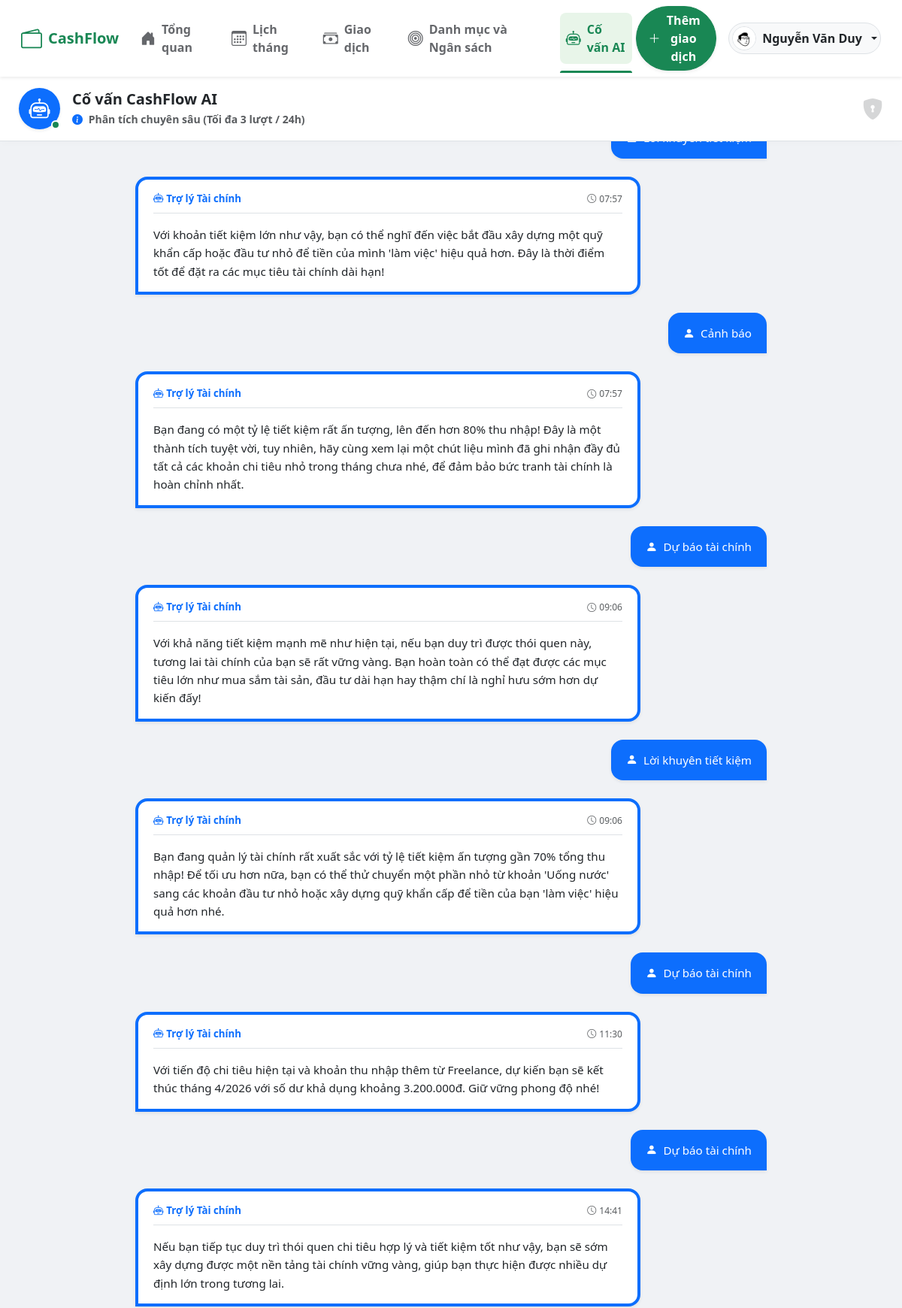
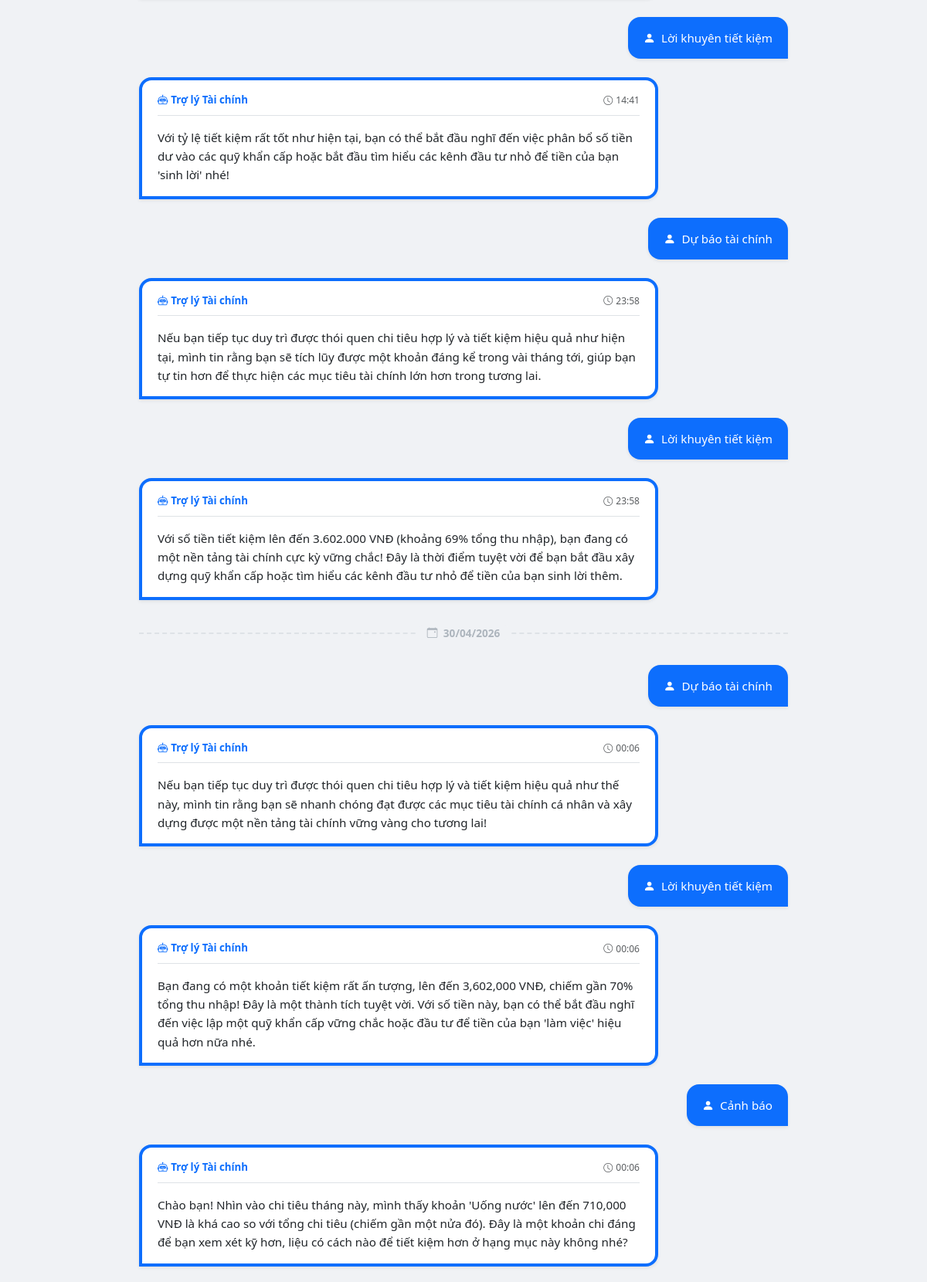
The page /source/GUI/pages/ai/advisor.php (signed in, upper part) on the database its author committed (2 pictures, top to bottom).
### tables this page shows
CREATE TABLE `users` (
  `id` int(11) NOT NULL,
  `full_name` varchar(100) NOT NULL,
  `avatar_url` varchar(255) DEFAULT NULL,
  `email` varchar(150) NOT NULL,
  `password_hash` varchar(255) NOT NULL,
  `is_first_login` tinyint(1) DEFAULT 1,
  `login_token` varchar(64) DEFAULT NULL,
  `created_at` datetime DEFAULT current_timestamp(),
  `updated_at` datetime DEFAULT current_timestamp() ON UPDATE current_timestamp(),
  `last_ai_consult_at` datetime DEFAULT NULL
);

CREATE TABLE `ai_insights` (
  `id` int(11) NOT NULL,
  `user_id` int(11) NOT NULL,
  `type` enum('warning','advice','forecast','summary') NOT NULL,
  `content` text NOT NULL,
  `is_read` tinyint(1) DEFAULT 0,
  `created_at` datetime DEFAULT current_timestamp()
);

### source/config/database.php (called while the page is built, shortened)
<?php
require_once __DIR__ . '/../vendor/autoload.php';
$dotenv = Dotenv\Dotenv::createImmutable(__DIR__ . '/../');
class Database {
    private static $instance = null;
    private $charset = 'utf8mb4';
    private function __construct() {
        $this->host = $_ENV['DB_HOST'];
        $this->db   = $_ENV['DB_NAME'];
        $this->user = $_ENV['DB_USER'];
        $this->pass = $_ENV['DB_PASS'];
        $dsn = "mysql:host=$this->host;dbname=$this->db;charset=$this->charset";
        $options = [
            PDO::ATTR_ERRMODE            => PDO::ERRMODE_EXCEPTION,
            PDO::ATTR_DEFAULT_FETCH_MODE => PDO::FETCH_ASSOC,
            PDO::ATTR_EMULATE_PREPARES   => false,
        ];
        try {
            $this->conn = new PDO($dsn, $this->user, $this->pass, $options);
        } catch (\PDOException $e) {
            throw new \PDOException($e->getMessage(), (int)$e->getCode());
        }
    }
    public static function getInstance() {
        if (self::$instance == null) {
            self::$instance = new Database();
        }
        return self::$instance->conn;
    }
}
?>

### source/BUS/UserBUS.php (called while the page is built, shortened)
<?php
class UserBUS {
    private $userDAL;
    public function __construct() {
        $this->userDAL = new UserDAL();
    }
    public function getUserById($id) {
        return $this->userDAL->getUserById($id);
    }
}
?>

### source/DAL/UserDAL.php (called while the page is built, shortened)
<?php
class UserDAL {
    private $db;
    public function __construct() {
        $this->db = Database::getInstance();
    }
    public function getUserById($id) {
        $sql = "SELECT * FROM users WHERE id = :id LIMIT 1";
        $stmt = $this->db->prepare($sql);
        $stmt->bindParam(':id', $id, PDO::PARAM_INT);
        $stmt->execute();
        return $stmt->fetch();
    }
}
?>

### source/autoload.php (called while the page is built, shortened)
<?php
spl_autoload_register(function ($class_name) {
    $directories = [
        'config/',
        'DTO/',
        'DAL/',
        'BUS/',
        'GUI/controllers/',
        'helpers/',
        'middleware/'
    ];
    foreach ($directories as $directory) {
        $file = __DIR__ . '/' . $directory . $class_name . '.php';
        if (file_exists($file)) {
            return;
        }
    }
});
?>

### source/BUS/AiAdvisorBUS.php (called while the page is built, shortened)
<?php
class AiAdvisorBUS
{
    private AiInsightDal $aiDal;
    public function __construct() {
        $this->aiDal       = new AiInsightDAL();
    }
    public function checkCooldown(int $userId): array {
        $insights = $this->aiDal->getInsightsByUser($userId, 10);
        $activeRequests = [];
        $now = time();
        foreach ($insights as $msg) {
            $msgTime = strtotime($msg['created_at']);
            $diff = abs($now - $msgTime);
            if ($diff <= self::COOLDOWN_SECONDS) {
                $activeRequests[] = $msgTime;
            }
        }
        $used = count($activeRequests);
        $max = self::MAX_DAILY_CONSULTS;
        return ['can_consult' => true, 'used' => $used, 'max' => $max, 'hours_left' => 0];
    }
    public function getUserInsights(int $userId): array {
        return $this->aiDal->getInsightsByUser($userId, 100);
    }
}
?>

### source/DAL/AiInsightDAL.php (called while the page is built, shortened)
<?php
require_once __DIR__ . '/../config/database.php';
class AiInsightDAL
{
    private PDO $db;
    public function __construct() {
        $this->db = Database::getInstance();
    }
    public function getInsightsByUser(int $user_id, int $limit = 10): array {
        $sql = "SELECT id, type, content, is_read, created_at
                FROM ai_insights
                WHERE user_id = :user_id
                ORDER BY created_at DESC
                LIMIT :limit_count";
        $stmt = $this->db->prepare($sql);
        $stmt->bindValue(':user_id',     $user_id, PDO::PARAM_INT);
        $stmt->bindValue(':limit_count', $limit,   PDO::PARAM_INT);
        $stmt->execute();
        return $stmt->fetchAll(PDO::FETCH_ASSOC);
    }
}

### source/GUI/pages/ai/advisor.php (the view, shortened to what this page needs)
<?php
require_once __DIR__ . '/../../../autoload.php';
$aiBus = new AiAdvisorBUS();
$userId = $_SESSION['user_id'];
$chatHistory = $aiBus->getUserInsights($userId);
$cooldown = $aiBus->checkCooldown($userId);
$canChat = $cooldown['can_consult'];
$maxRequests = $cooldown['max'] ?? 3;
$groupedHistory = [];
$typeToUserMsg = [
    'warning' => 'Cảnh báo',
    'advice'  => 'Lời khuyên tiết kiệm',
    'forecast'=> 'Dự báo tài chính',
    'summary' => 'Tóm tắt tình hình'
];
foreach (array_reverse($chatHistory) as $msg) {
    $dateStr = date('Y-m-d', strtotime($msg['created_at']));
    $groupedHistory[$dateStr][] = $msg;
}
?>
<!DOCTYPE html>
<html lang="vi">
<head>
    <link href="https://cdn.jsdelivr.net/npm/bootstrap@5.3.0/dist/css/bootstrap.min.css" rel="stylesheet">
    <link rel="stylesheet" href="https://cdn.jsdelivr.net/npm/bootstrap-icons@1.11.1/font/bootstrap-icons.css">
    <link rel="stylesheet" href="../../assets/css/style.css">
</head>
<body>
    <?php require_once __DIR__ . '/../../components/header.php'; ?>
    <main class="main-chat-wrapper">
        <div class="chat-header d-flex justify-content-between align-items-center">
            <div class="d-flex align-items-center">
                <div class="position-relative">
                    <div class="bg-primary text-white rounded-circle d-flex justify-content-center align-items-center shadow-sm" style="width: 55px; height: 55px;">
                        <i class="bi bi-robot fs-3"></i>
                    </div>
                    <span class="position-absolute bottom-0 end-0 p-1 border border-2 border-white rounded-circle <?= $canChat ? 'bg-success' : 'bg-danger' ?>" title="<?= $canChat ? 'Trực tuyến' : 'Nghỉ ngơi' ?>"></span>
                </div>
                <div class="ms-3">
                    <h5 class="fw-bold text-dark mb-1">Cố vấn CashFlow AI</h5>
                    <div class="text-muted small fw-semibold">
                        <i class="bi bi-info-circle-fill me-1 text-primary"></i>
                        Phân tích chuyên sâu (Tối đa <?= $maxRequests ?> lượt / 24h)
                    </div>
                </div>
            </div>
            <div class="d-none d-md-block text-muted opacity-25">
                <i class="bi bi-shield-lock-fill fs-3"></i>
            </div>
        </div>
        <div class="chat-container" id="chatBox">
            <?php foreach ($groupedHistory as $date => $messages): ?>
                <div class="date-divider">
                    <span>
                        <i class="bi bi-calendar-event me-1"></i>
                        <?= $date === date('Y-m-d') ? 'Hôm nay' : date('d/m/Y', strtotime($date)) ?>
                    </span>
                </div>
                <?php foreach ($messages as $msg): ?>
                    <div class="d-flex mb-4 justify-content-end">
                        <div class="chat-bubble bubble-user rounded-4 shadow-sm">
                            <i class="bi bi-person-fill me-1"></i> <?= $typeToUserMsg[$msg['type']] ?? 'Tương tác AI' ?>
                        </div>
                    </div>
                    <div class="d-flex mb-4">
                        <div class="chat-bubble bubble-ai rounded-4 shadow-sm w-100 border-start border-4 border-primary">
                            <div class="d-flex justify-content-between align-items-center mb-3 border-bottom pb-2">
                                <span class="fw-bold text-primary small"><i class="bi bi-robot me-1"></i>Trợ lý Tài chính</span>
                                <span class="text-muted" style="font-size: 0.75rem;"><i class="bi bi-clock me-1"></i><?= date('H:i', strtotime($msg['created_at'])) ?></span>
                            </div>
                            <div><?= $msg['content'] ?></div>
                        </div>
                    </div>
                <?php endforeach; ?>
            <?php endforeach; ?>
        </div>
    </main>
</body>
</html>

### source/GUI/components/header.php (shortened to what this page needs)
<?php
$menuItems = [
    ['url' => '../analytics/dashboard.php', 'icon' => 'bi-house-door-fill', 'title' => 'Tổng quan', 'keyword' => 'dashboard'],
        ['url' => '../calendar/index.php', 'icon' => 'bi-calendar3', 'title' => 'Lịch tháng', 'keyword' => 'calendar'],
    ['url' => '../transactions/index.php', 'icon' => 'bi-cash-stack', 'title' => 'Giao dịch', 'keyword' => 'transactions'],
    ['url' => '../budgets/index.php', 'icon' => 'bi-bullseye', 'title' => 'Danh mục và Ngân sách', 'keyword' => 'budgets'],
    ['url' => '../ai/advisor.php', 'icon' => 'bi-robot', 'title' => 'Cố vấn AI', 'keyword' => 'ai'],
];
$currentUri = $_SERVER['REQUEST_URI'];
$headerUserId = $_SESSION['user_id'] ?? null;
$headerUserName = $_SESSION['user_name'] ?? 'Khách';
$headerAvatar = 'https://ui-avatars.com/api/?name=' . urlencode($headerUserName) . '&background=198754&color=fff';
if ($headerUserId) {
    $headerUserBUS = new UserBUS();
    $headerUser = $headerUserBUS->getUserById($headerUserId);
    if ($headerUser) {
        $headerUserName = $headerUser['full_name'];
        if (!empty($headerUser['avatar_url'])) {
            $headerAvatar = '../../assets/images/avatars/' . ltrim($headerUser['avatar_url'], '/');
        }
    }
}
?>
<nav class="navbar navbar-expand-md sticky-top py-2 px-3 bg-white shadow-sm">
    <div class="container-fluid align-items-center">
        <a class="navbar-brand text-success fw-bold d-flex align-items-center gap-2" href="../analytics/dashboard.php">
            <i class="bi bi-wallet2 fs-3"></i><span>CashFlow</span>
        </a>
        <ul class="navbar-nav mx-auto desktop-nav d-none d-md-flex flex-row gap-2">
            <?php foreach ($menuItems as $item): ?>
                <li class="nav-item">
                    <a class="nav-link <?= strpos($currentUri, $item['keyword']) !== false ? 'active' : '' ?>" href="<?= $item['url'] ?>" title="<?= $item['title'] ?>">
                        <i class="bi <?= $item['icon'] ?> fs-5"></i> <span class="d-none d-lg-inline"><?= $item['title'] ?></span>
                    </a>
                </li>
            <?php endforeach; ?>
        </ul>
        <div class="d-flex align-items-center gap-3">
            <a href="javascript:void(0)" onclick="openGlobalAddModal()" class="btn btn-success rounded-pill px-3 shadow-sm d-none d-md-flex align-items-center fw-bold">
                <i class="bi bi-plus-lg"></i> <span class="d-none d-lg-inline ms-1">Thêm giao dịch</span>
            </a>
            <div class="dropdown">
                <a href="#" class="d-flex align-items-center text-dark text-decoration-none dropdown-toggle p-1 rounded-pill border" id="dropdownUser" data-bs-toggle="dropdown" aria-expanded="false" style="background-color: #f8f9fa;">
                    <img src="<?= htmlspecialchars($headerAvatar) ?>" alt="Avatar" class="header-avatar me-2">
                    <span class="fw-semibold me-2 d-none d-sm-inline"><?= htmlspecialchars($headerUserName) ?></span>
                </a>
            </div>
        </div>
    </div>
</nav>

### source/GUI/assets/css/style.css (style rules this page uses)
body { font-family: 'Segoe UI', Tahoma, Geneva, Verdana, sans-serif; background-color: #f0f2f5; padding-bottom: 70px; }
.navbar { background-color: #ffffff; box-shadow: 0 1px 4px rgba(0, 0, 0, 0.1); }
.desktop-nav .nav-link { color: #65676b; font-weight: 600; padding: 10px 15px; margin: 0 5px; border-radius: 8px; transition: background-color 0.2s ease; display: flex; align-items: center; gap: 8px; }
.desktop-nav .nav-link.active { color: #198754; background-color: #e8f5e9; position: relative; }
.desktop-nav .nav-link.active::after { content: ''; position: absolute; bottom: -12px; left: 0; width: 100%; height: 3px; background-color: #198754; border-radius: 3px 3px 0 0; }
@media (min-width: 769px) { body { padding-bottom: 0; } }

### source/GUI/pages/ai/advisor.php (style rules this page uses)
html, body { height: 100%; margin: 0; overflow: hidden; }
body { display: flex; flex-direction: column; background-color: #f0f2f5; }
.main-chat-wrapper { flex-grow: 1; display: flex; flex-direction: column; overflow: hidden; }
.chat-header { background-color: #fff; padding: 15px 25px; border-bottom: 1px solid #dee2e6; z-index: 10; box-shadow: 0 2px 10px rgba(0,0,0,0.02); }
.chat-container { flex-grow: 1; overflow-y: auto; padding: 25px 15%; background-color: #f0f2f5; scroll-behavior: smooth; }
.chat-bubble { max-width: 80%; padding: 15px 20px; line-height: 1.6; font-size: 0.95rem; box-shadow: 0 2px 5px rgba(0,0,0,0.04); }
.bubble-ai { background-color: #fff; border-bottom-left-radius: 0 !important; border: 1px solid #e9ecef; }
.bubble-user { background-color: #0d6efd; color: #fff; border-bottom-right-radius: 0 !important; margin-left: auto; }
.date-divider { text-align: center; position: relative; margin: 30px 0; }
.date-divider::before { content: ""; position: absolute; top: 50%; left: 0; right: 0; border-top: 2px dashed #dee2e6; z-index: 1; }
.date-divider span { background-color: #f0f2f5; padding: 0 15px; color: #adb5bd; font-size: 0.85rem; font-weight: bold; position: relative; z-index: 2; border-radius: 20px; }
.navbar { z-index: 20; }

### source/GUI/components/header.php (style rules this page uses)
.header-avatar { width: 32px; height: 32px; border-radius: 50%; object-fit: cover; border: 1px solid #dee2e6; background-color: #fff; }

### rows shown on the page
users: avatar_url (picture), full_name "Nguyễn Văn Duy"
ai_insights: created_at "07:57", content "Với khoản tiết kiệm lớn như vậy, bạn có thể nghĩ đến việc bắt đầu xây dựng một quỹ khẩn cấp hoặc đầu tư nhỏ để tiền của mình 'làm việc' hiệu quả hơn. Đây là thời điểm tốt để đặt ra các mục tiêu tài chính dài hạn!"
ai_insights: type "Cảnh báo", created_at "07:57", content "Bạn đang có một tỷ lệ tiết kiệm rất ấn tượng, lên đến hơn 80% thu nhập! Đây là một thành tích tuyệt vời, tuy nhiên, hãy cùng xem lại một chút liệu mình đã ghi nhận đầy đủ tất cả các khoản chi tiêu nhỏ trong tháng chưa nhé, để đảm bảo bức tranh tài chính là hoàn chỉnh nhất."
ai_insights: type "Dự báo tài chính", created_at "09:06", content "Với khả năng tiết kiệm mạnh mẽ như hiện tại, nếu bạn duy trì được thói quen này, tương lai tài chính của bạn sẽ rất vững vàng. Bạn hoàn toàn có thể đạt được các mục tiêu lớn như mua sắm tài sản, đầu tư dài hạn hay thậm chí là nghỉ hưu sớm hơn dự kiến đấy!"
ai_insights: type "Lời khuyên tiết kiệm", created_at "09:06", content "Bạn đang quản lý tài chính rất xuất sắc với tỷ lệ tiết kiệm ấn tượng gần 70% tổng thu nhập! Để tối ưu hơn nữa, bạn có thể thử chuyển một phần nhỏ từ khoản 'Uống nước' sang các khoản đầu tư nhỏ hoặc xây dựng quỹ khẩn cấp để tiền của bạn 'làm việc' hiệu quả hơn nhé."
ai_insights: type "Dự báo tài chính", created_at "11:30", content "Với tiến độ chi tiêu hiện tại và khoản thu nhập thêm từ Freelance, dự kiến bạn sẽ kết thúc tháng 4/2026 với số dư khả dụng khoảng 3.200.000đ. Giữ vững phong độ nhé!"
ai_insights: type "Dự báo tài chính", created_at "14:41", content "Nếu bạn tiếp tục duy trì thói quen chi tiêu hợp lý và tiết kiệm tốt như vậy, bạn sẽ sớm xây dựng được một nền tảng tài chính vững vàng, giúp bạn thực hiện được nhiều dự định lớn trong tương lai."
ai_insights: type "Lời khuyên tiết kiệm", created_at "14:41", content "Với tỷ lệ tiết kiệm rất tốt như hiện tại, bạn có thể bắt đầu nghĩ đến việc phân bổ số tiền dư vào các quỹ khẩn cấp hoặc bắt đầu tìm hiểu các kênh đầu tư nhỏ để tiền của bạn 'sinh lời' nhé!"
ai_insights: type "Dự báo tài chính", created_at "23:58", content "Nếu bạn tiếp tục duy trì được thói quen chi tiêu hợp lý và tiết kiệm hiệu quả như hiện tại, mình tin rằng bạn sẽ tích lũy được một khoản đáng kể trong vài tháng tới, giúp bạn tự tin hơn để thực hiện các mục tiêu tài chính lớn hơn trong tương lai."
ai_insights: type "Lời khuyên tiết kiệm", created_at "23:58", content "Với số tiền tiết kiệm lên đến 3.602.000 VNĐ (khoảng 69% tổng thu nhập), bạn đang có một nền tảng tài chính cực kỳ vững chắc! Đây là thời điểm tuyệt vời để bạn bắt đầu xây dựng quỹ khẩn cấp hoặc tìm hiểu các kênh đầu tư nhỏ để tiền của bạn sinh lời thêm."
ai_insights: type "Dự báo tài chính", created_at "00:06", content "Nếu bạn tiếp tục duy trì được thói quen chi tiêu hợp lý và tiết kiệm hiệu quả như thế này, mình tin rằng bạn sẽ nhanh chóng đạt được các mục tiêu tài chính cá nhân và xây dựng được một nền tảng tài chính vững vàng cho tương lai!"
ai_insights: type "Lời khuyên tiết kiệm", created_at "00:06", content "Bạn đang có một khoản tiết kiệm rất ấn tượng, lên đến 3,602,000 VNĐ, chiếm gần 70% tổng thu nhập! Đây là một thành tích tuyệt vời. Với số tiền này, bạn có thể bắt đầu nghĩ đến việc lập một quỹ khẩn cấp vững chắc hoặc đầu tư để tiền của bạn 'làm việc' hiệu quả hơn nữa nhé."
ai_insights: type "Cảnh báo", created_at "00:06", content "Chào bạn! Nhìn vào chi tiêu tháng này, mình thấy khoản 'Uống nước' lên đến 710,000 VNĐ là khá cao so với tổng chi tiêu (chiếm gần một nửa đó). Đây là một khoản chi đáng để bạn xem xét kỹ hơn, liệu có cách nào để tiết kiệm hơn ở hạng mục này không nhé?"

### other values the page prints
$item['title'] "Tổng quan"
$item['title'] "Lịch tháng"
$item['title'] "Giao dịch"
$item['title'] "Danh mục và Ngân sách"
$item['title'] "Cố vấn AI"
$maxRequests "3"
date('d/m/Y', strtotime($date)) "30/04/2026"
